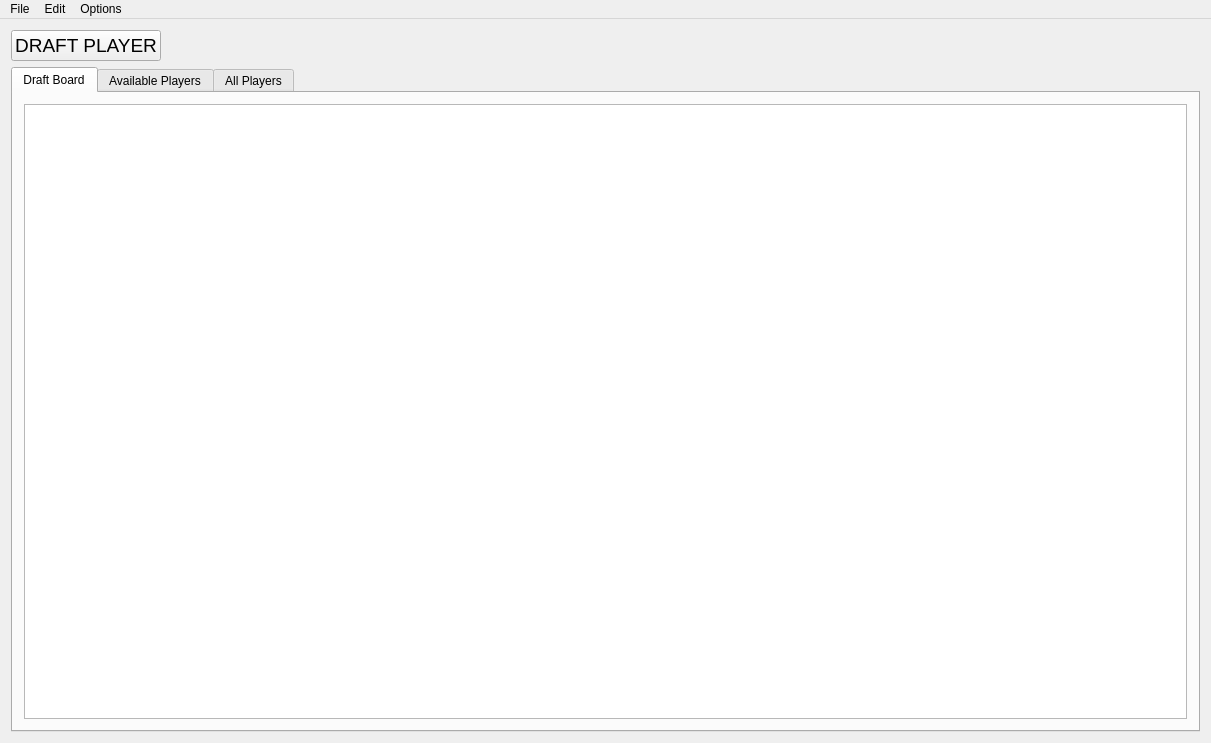
<?xml version="1.0" encoding="UTF-8"?>
<ui version="4.0">
 <class>CMainDraftWindow</class>
 <widget class="QMainWindow" name="CMainDraftWindow">
  <property name="geometry">
   <rect>
    <x>0</x>
    <y>0</y>
    <width>1211</width>
    <height>743</height>
   </rect>
  </property>
  <property name="windowTitle">
   <string>CMainDraftWindow</string>
  </property>
  <widget class="QWidget" name="m_pCentralWidget">
   <layout class="QGridLayout" name="gridLayout">
    <item row="0" column="0">
     <widget class="QPushButton" name="buttonDraftPlayer">
      <property name="sizePolicy">
       <sizepolicy hsizetype="Minimum" vsizetype="Minimum">
        <horstretch>0</horstretch>
        <verstretch>0</verstretch>
       </sizepolicy>
      </property>
      <property name="maximumSize">
       <size>
        <width>150</width>
        <height>500</height>
       </size>
      </property>
      <property name="font">
       <font>
        <pointsize>14</pointsize>
       </font>
      </property>
      <property name="text">
       <string>DRAFT PLAYER</string>
      </property>
      <property name="checkable">
       <bool>false</bool>
      </property>
      <property name="autoDefault">
       <bool>true</bool>
      </property>
      <property name="default">
       <bool>false</bool>
      </property>
      <property name="flat">
       <bool>false</bool>
      </property>
     </widget>
    </item>
    <item row="1" column="0">
     <widget class="QTabWidget" name="tabWidget">
      <property name="currentIndex">
       <number>0</number>
      </property>
      <widget class="QWidget" name="m_pDraftBoardTab">
       <attribute name="title">
        <string>Draft Board</string>
       </attribute>
       <layout class="QGridLayout" name="gridLayout_2">
        <item row="0" column="0">
         <widget class="QTableView" name="m_pDraftBoardTblView"/>
        </item>
       </layout>
      </widget>
      <widget class="QWidget" name="m_pAvailPlayerTab">
       <attribute name="title">
        <string>Available Players</string>
       </attribute>
       <layout class="QGridLayout" name="gridLayout_3">
        <item row="0" column="0">
         <widget class="QTableView" name="m_pAvailPlayerTblView"/>
        </item>
       </layout>
      </widget>
      <widget class="QWidget" name="m_pAllPlayersTab">
       <attribute name="title">
        <string>All Players</string>
       </attribute>
       <layout class="QGridLayout" name="gridLayout_4">
        <item row="0" column="0">
         <widget class="QTableView" name="m_pAllPlayersTblView"/>
        </item>
       </layout>
      </widget>
     </widget>
    </item>
   </layout>
  </widget>
  <widget class="QMenuBar" name="m_pMenuBar">
   <property name="geometry">
    <rect>
     <x>0</x>
     <y>0</y>
     <width>1211</width>
     <height>21</height>
    </rect>
   </property>
   <widget class="QMenu" name="m_pFileMenu">
    <property name="title">
     <string>File</string>
    </property>
    <addaction name="m_pImportPlayers"/>
    <addaction name="m_pStartDraft"/>
   </widget>
   <widget class="QMenu" name="m_pEditMenu">
    <property name="title">
     <string>Edit</string>
    </property>
    <addaction name="m_pFilterAvailPlayers"/>
   </widget>
   <widget class="QMenu" name="m_pOptionsMenu">
    <property name="title">
     <string>Options</string>
    </property>
   </widget>
   <addaction name="m_pFileMenu"/>
   <addaction name="m_pEditMenu"/>
   <addaction name="m_pOptionsMenu"/>
  </widget>
  <action name="m_pImportPlayers">
   <property name="text">
    <string>Import Players from NFL.com</string>
   </property>
  </action>
  <action name="m_pStartDraft">
   <property name="text">
    <string>New Draft</string>
   </property>
  </action>
  <action name="m_pFilterAvailPlayers">
   <property name="text">
    <string>Filter Available Players</string>
   </property>
  </action>
 </widget>
 <layoutdefault spacing="6" margin="11"/>
 <resources/>
 <connections/>
</ui>
